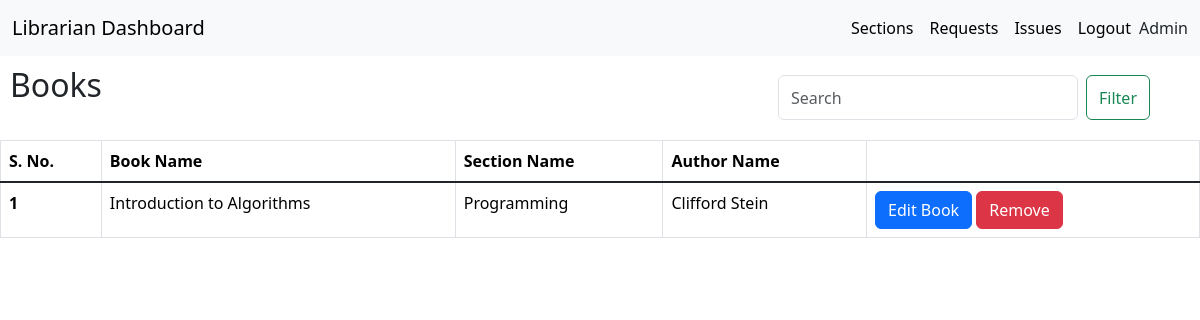
Page /admin/books/Programming on the committed database.
### application/models.py (models this page shows)
class Books(db.Model):
  __tablename__ = "books"
  b_id = db.Column(db.Integer(), primary_key=True)
  b_title = db.Column(db.String(), nullable=False, unique=True)
  b_author = db.Column(db.String(), nullable=False)
  description = db.Column(db.String())
  link = db.Column(db.String(), nullable=False)
  b_section = db.Column(db.String(), nullable=False)

### application/controllers.py (the view)
@app.route('/admin/books/<string:s_name>', methods=['GET', 'POST'])
def viewbooks(s_name):
  books = Books.query.filter_by(b_section=s_name).all()
  return render_template('admin_dash_books.html', books=books)

### templates/admin_dash_books.html (shortened to what this page needs)
<!DOCTYPE html>
<html lang="en">
<head>
  <link rel="stylesheet" href="/static/style.css">
  <link href="https://cdn.jsdelivr.net/npm/bootstrap@5.3.3/dist/css/bootstrap.min.css" rel="stylesheet">
</head>
<body>
  <div id="main">
    <div id="nav-bar">
      <nav class="navbar navbar-expand-lg bg-body-tertiary">
        <div class="container-fluid">
          <a class="navbar-brand" href="#">Librarian Dashboard</a>
          <div class="collapse navbar-collapse" id="navbarSupportedContent">
            <ul class="navbar-nav ms-auto mb-2 mb-lg-0">
              <li class="nav-item">
                <a class="nav-link active" aria-current="page" href="/admin">Sections</a>
              </li>
              <li class="nav-item">
                <a class="nav-link active" aria-current="page" href="/admin">Requests</a>
              </li>
              <li class="nav-item">
                <a class="nav-link active" aria-current="page" href="/admin/allissues">Issues</a>
              </li>
              <li class="nav-item">
                <a class="nav-link active" aria-current="page" href="/userlogin">Logout</a>
              </li>
              <li class="nav-item d-flex align-items-center">
                Admin
              </li>
            </ul>
          </div>
        </div>
      </nav>
    </div>
    <div id="search">
    <form class="d-flex" role="search">
      <input class="form-control me-2" type="search" placeholder="Search" aria-label="Search">
      <button class="btn btn-outline-success" type="submit">Filter</button>
    </form>
  </div>
  <h2 class="headings" id="books">Books</h2>
  <table class="table table-bordered table-hover">
    <thead class="thead-dark">
      <tr>
        <th scope="row">S. No.</th>
        <th scope="col">Book Name</th>
        <th scope="col">Section Name</th>
        <th scope="col">Author Name</th>
        <th scope="col"></th>
      </tr>
    </thead>
    <tbody class="table-group-divider">
      {% for book in books %}
      <tr>
        <th scope="row">{{loop.index}}</th>
        <td>{{book.b_title}}</td>
        <td>{{book.b_section}}</td>
        <td>{{book.b_author}}</td>
        <td>
          <a href="/editbook/{{ book.b_section }}/{{ book.b_id }}"><button type="submit" class="btn btn-primary">Edit Book</button></a>
          <form action="/admin/books/{{ book.b_section }}/return/{{ book.b_title }}" method="post" style="display: inline-block;">
            <button type="submit" class="btn btn-danger">
              Remove
            </button>
          </form>
        </td>
      </tr>
      {% endfor %}
    </tbody>
  </table>
  </div>
</body>
</html>

### static/style.css (style rules this page uses)
* { margin: 0px; }
#search { position: absolute; top: 75px; right: 50px; }
#search .form-control { width: 300px; height: 45px; }
.table { margin-top: 3%; }
.headings { padding-left: 10px; padding-top: 10px; }

### rows in the picture
Books: b_title "Introduction to Algorithms", b_section "Programming", b_author "Clifford Stein"
